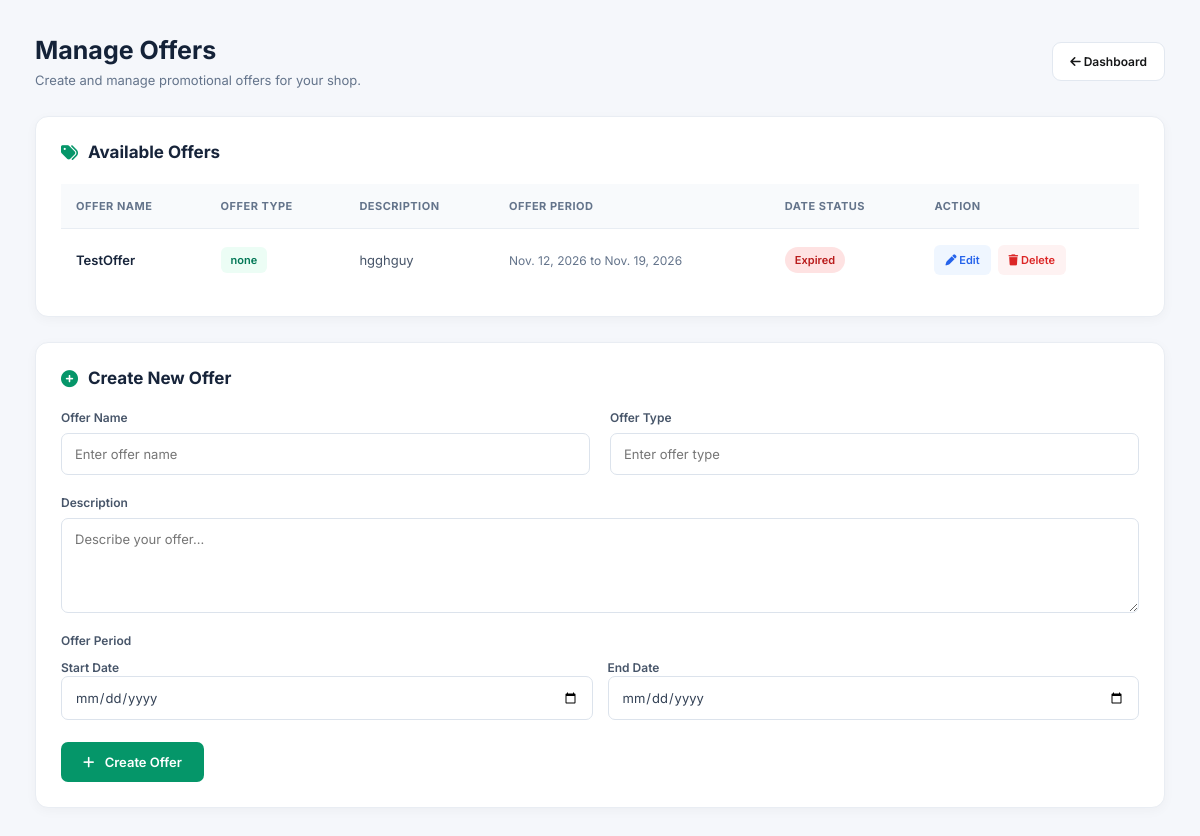
The page /ManageOffers (signed in) on the database as committed earlier.
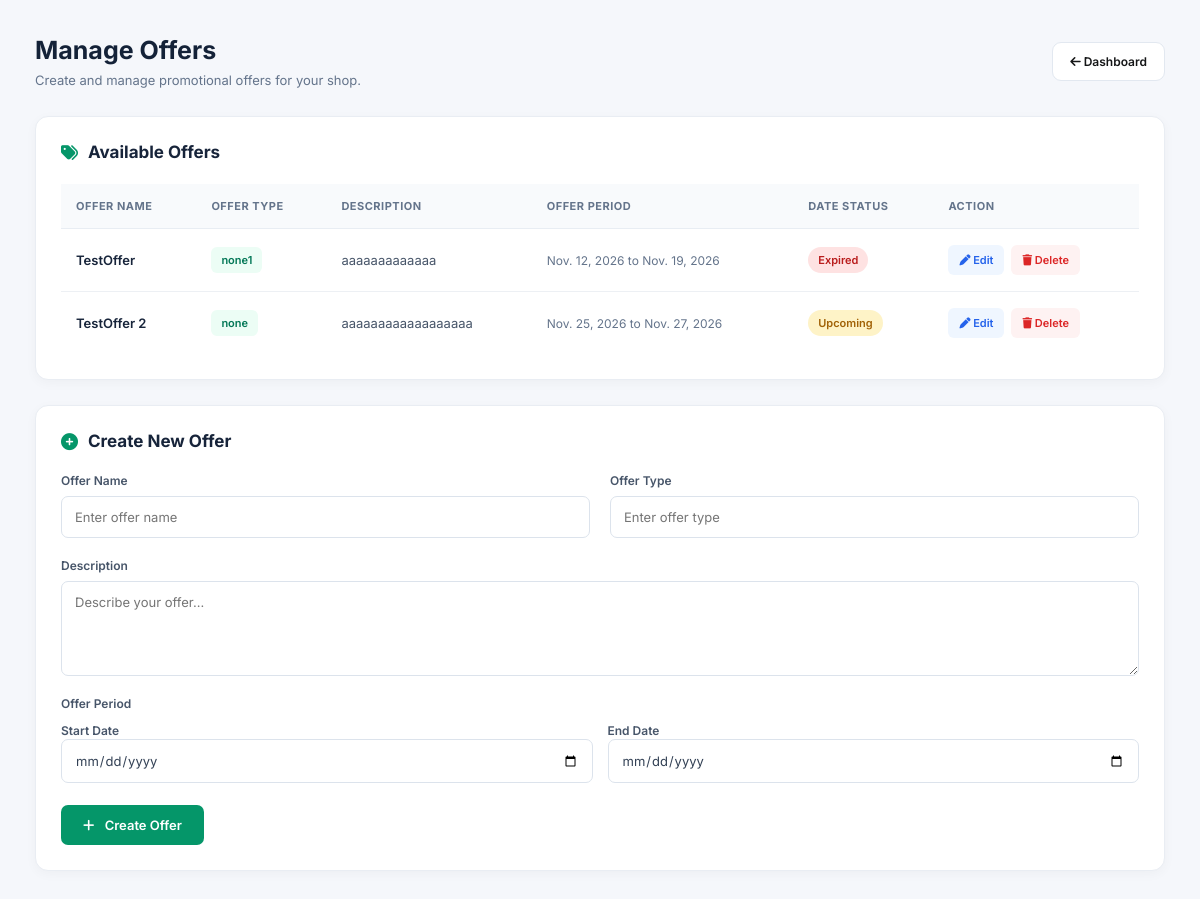
The same page on the database as committed later.
### RetailIQApp/models.py (models this page shows)
class OfferTable(models.Model):
    SHOPID = models.ForeignKey(ShopTable, on_delete=models.CASCADE, null=True, blank=True)
    offer_name = models.CharField(max_length=20, null=True, blank=True)
    offer_description = models.CharField(max_length=100, null=True, blank=True)
    offer_type = models.CharField(max_length=20, null=True, blank=True)
    offer_start_date = models.DateField(null=True, blank=True)
    offer_end_date = models.DateField(null=True, blank=True)
    is_active = models.BooleanField(default=True)
    created_at = models.DateTimeField(auto_now_add=True)

### RetailIQApp/views.py (the view, shortened to what this page needs)
# urls.py: path('ManageOffers',ManageOffers.as_view(),name='ManageOffers'),
class ManageOffers(View):
    def get(self,request):
        obj = OfferTable.objects.filter(SHOPID__LOGINID_id=request.session['loginid']).all()
        return render(request,'shop/ManageOffers.html', {'offer_data':obj})

### templates/Shop/manageoffers.html (shortened to what the changed rows need)
<!DOCTYPE html>
<html lang="en">
<head>
    <link rel="stylesheet" href="https://cdnjs.cloudflare.com/ajax/libs/font-awesome/6.5.0/css/all.min.css">
</head>
<body>
<div class="container">
    <div class="page-header">
        <div>
            <h1>Manage Offers</h1>
        </div>
    </div>
    <div class="card">
        <div class="card-heading">
            <h2>Available Offers</h2>
        </div>
        <div class="table-wrapper">
            <table>
                <thead>
                    <tr>
                        <th>Offer Name</th>
                        <th>Offer Type</th>
                        <th>Description</th>
                        <th>Offer Period</th>
                        <th>Date Status</th>
                        <th>Action</th>
                    </tr>
                </thead>
                <tbody>
                    {% for i in offer_data %}
                    <tr
                        data-start="{{ i.offer_start_date|date:'Y-m-d' }}"
                        data-end="{{ i.offer_end_date|date:'Y-m-d' }}"
                    >
                        <td class="offer-name">
                            {{ i.offer_name }}
                        </td>
                        <td>
                            <span class="offer-type">
                                {{ i.offer_type }}
                            </span>
                        </td>
                        <td>
                            {{ i.offer_description }}
                        </td>
                        <td class="date-text">
                            {{ i.offer_start_date }} to {{ i.offer_end_date }}
                        </td>
                        <td>
                            <span class="status date-status">Checking...</span>
                        </td>
                        <td>
                            <div class="action-buttons">
                                <a href="editOffer/{{i.id}}" class="action-btn edit-btn">
                                    <i class="fa-solid fa-pen"></i> Edit
                                </a>
                                <a href="deleteOffer/{{i.id}}"
                                   class="action-btn delete-btn"
                                   onclick="return confirm('Are you sure you want to delete this offer?');">
                                    <i class="fa-solid fa-trash"></i> Delete
                                </a>
                            </div>
                        </td>
                    </tr>
                    {% endfor %}
                </tbody>
            </table>
        </div>
    </div>
    <div class="card">
        <div class="card-heading">
            <h2>Create New Offer</h2>
        </div>
    </div>
</div>
</body>
</html>

Rows that differ between the two databases and show on the page:
changed OfferTable "TestOffer": offer_type "none" → "none1"; offer_description "hgghguy" → "aaaaaaaaaaaaa"
added OfferTable: offer_name "TestOffer 2", offer_type "none", offer_description "aaaaaaaaaaaaaaaaaa", offer_start_date "Nov. 25, 2026", offer_end_date "Nov. 27, 2026"
